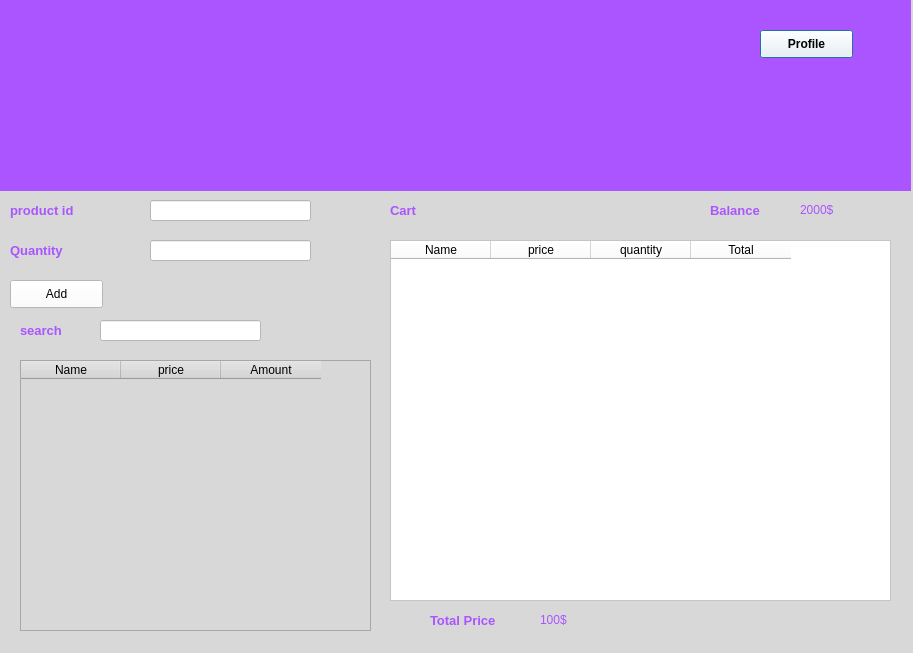
<?xml version="1.0" encoding="UTF-8"?>
<ui version="4.0">
 <class>Dialog</class>
 <widget class="QDialog" name="Dialog">
  <property name="geometry">
   <rect>
    <x>0</x>
    <y>0</y>
    <width>913</width>
    <height>653</height>
   </rect>
  </property>
  <property name="windowTitle">
   <string>Dialog</string>
  </property>
  <property name="autoFillBackground">
   <bool>false</bool>
  </property>
  <property name="styleSheet">
   <string notr="true">background-color: rgb(216, 216, 216);</string>
  </property>
  <property name="windowFilePath">
   <string/>
  </property>
  <widget class="QWidget" name="widget" native="true">
   <property name="geometry">
    <rect>
     <x>0</x>
     <y>0</y>
     <width>911</width>
     <height>191</height>
    </rect>
   </property>
   <property name="styleSheet">
    <string notr="true">background-color: rgb(170, 85, 255);</string>
   </property>
   <widget class="QPushButton" name="pushButton">
    <property name="geometry">
     <rect>
      <x>760</x>
      <y>30</y>
      <width>93</width>
      <height>28</height>
     </rect>
    </property>
    <property name="font">
     <font>
      <weight>75</weight>
      <bold>true</bold>
     </font>
    </property>
    <property name="styleSheet">
     <string notr="true">background-color: rgb(255, 255, 255);</string>
    </property>
    <property name="text">
     <string>Profile</string>
    </property>
   </widget>
  </widget>
  <widget class="QLabel" name="label_4">
   <property name="geometry">
    <rect>
     <x>10</x>
     <y>240</y>
     <width>131</width>
     <height>21</height>
    </rect>
   </property>
   <property name="font">
    <font>
     <pointsize>10</pointsize>
     <weight>75</weight>
     <bold>true</bold>
    </font>
   </property>
   <property name="styleSheet">
    <string notr="true">color: rgb(170, 85, 255);</string>
   </property>
   <property name="text">
    <string>Quantity</string>
   </property>
  </widget>
  <widget class="QPushButton" name="pushButton_2">
   <property name="geometry">
    <rect>
     <x>10</x>
     <y>280</y>
     <width>93</width>
     <height>28</height>
    </rect>
   </property>
   <property name="styleSheet">
    <string notr="true">background-color: rgb(255, 255, 255);</string>
   </property>
   <property name="text">
    <string>Add</string>
   </property>
  </widget>
  <widget class="QTableWidget" name="tableWidget">
   <property name="geometry">
    <rect>
     <x>20</x>
     <y>360</y>
     <width>351</width>
     <height>271</height>
    </rect>
   </property>
   <column>
    <property name="text">
     <string>Name</string>
    </property>
   </column>
   <column>
    <property name="text">
     <string>price</string>
    </property>
   </column>
   <column>
    <property name="text">
     <string>Amount</string>
    </property>
   </column>
  </widget>
  <widget class="QLabel" name="label_7">
   <property name="geometry">
    <rect>
     <x>390</x>
     <y>200</y>
     <width>131</width>
     <height>21</height>
    </rect>
   </property>
   <property name="font">
    <font>
     <pointsize>10</pointsize>
     <weight>75</weight>
     <bold>true</bold>
    </font>
   </property>
   <property name="styleSheet">
    <string notr="true">color: rgb(170, 85, 255);</string>
   </property>
   <property name="text">
    <string>Cart</string>
   </property>
  </widget>
  <widget class="QTableWidget" name="tableWidget_2">
   <property name="geometry">
    <rect>
     <x>390</x>
     <y>240</y>
     <width>501</width>
     <height>361</height>
    </rect>
   </property>
   <property name="styleSheet">
    <string notr="true">background-color: rgb(255, 255, 255);</string>
   </property>
   <column>
    <property name="text">
     <string>Name</string>
    </property>
   </column>
   <column>
    <property name="text">
     <string>price</string>
    </property>
   </column>
   <column>
    <property name="text">
     <string>quantity</string>
    </property>
   </column>
   <column>
    <property name="text">
     <string>Total</string>
    </property>
   </column>
  </widget>
  <widget class="QLabel" name="label_8">
   <property name="geometry">
    <rect>
     <x>430</x>
     <y>610</y>
     <width>101</width>
     <height>21</height>
    </rect>
   </property>
   <property name="font">
    <font>
     <pointsize>10</pointsize>
     <weight>75</weight>
     <bold>true</bold>
    </font>
   </property>
   <property name="styleSheet">
    <string notr="true">color: rgb(170, 85, 255);</string>
   </property>
   <property name="text">
    <string>Total Price</string>
   </property>
  </widget>
  <widget class="QLabel" name="label_10">
   <property name="geometry">
    <rect>
     <x>710</x>
     <y>200</y>
     <width>101</width>
     <height>21</height>
    </rect>
   </property>
   <property name="font">
    <font>
     <pointsize>10</pointsize>
     <weight>75</weight>
     <bold>true</bold>
    </font>
   </property>
   <property name="styleSheet">
    <string notr="true">color: rgb(170, 85, 255);</string>
   </property>
   <property name="text">
    <string>Balance</string>
   </property>
  </widget>
  <widget class="QLabel" name="label_11">
   <property name="geometry">
    <rect>
     <x>800</x>
     <y>200</y>
     <width>91</width>
     <height>20</height>
    </rect>
   </property>
   <property name="styleSheet">
    <string notr="true">color: rgb(170, 85, 255);
font: 75 10pt &quot;MS Shell Dlg 2&quot;;</string>
   </property>
   <property name="text">
    <string>2000$</string>
   </property>
  </widget>
  <widget class="QLineEdit" name="lineEdit_2">
   <property name="geometry">
    <rect>
     <x>150</x>
     <y>240</y>
     <width>161</width>
     <height>21</height>
    </rect>
   </property>
   <property name="styleSheet">
    <string notr="true">background-color: rgb(255, 255, 255);</string>
   </property>
  </widget>
  <widget class="QLabel" name="label_12">
   <property name="geometry">
    <rect>
     <x>540</x>
     <y>610</y>
     <width>91</width>
     <height>20</height>
    </rect>
   </property>
   <property name="styleSheet">
    <string notr="true">color: rgb(170, 85, 255);
font: 75 10pt &quot;MS Shell Dlg 2&quot;;</string>
   </property>
   <property name="text">
    <string>100$</string>
   </property>
  </widget>
  <widget class="QLineEdit" name="lineEdit">
   <property name="geometry">
    <rect>
     <x>100</x>
     <y>320</y>
     <width>161</width>
     <height>21</height>
    </rect>
   </property>
   <property name="styleSheet">
    <string notr="true">background-color: rgb(255, 255, 255);</string>
   </property>
   <property name="text">
    <string/>
   </property>
  </widget>
  <widget class="QLabel" name="label">
   <property name="geometry">
    <rect>
     <x>20</x>
     <y>320</y>
     <width>71</width>
     <height>21</height>
    </rect>
   </property>
   <property name="font">
    <font>
     <pointsize>10</pointsize>
     <weight>75</weight>
     <bold>true</bold>
    </font>
   </property>
   <property name="styleSheet">
    <string notr="true">color: rgb(170, 85, 255);</string>
   </property>
   <property name="text">
    <string>search</string>
   </property>
  </widget>
  <widget class="QLineEdit" name="lineEdit_3">
   <property name="geometry">
    <rect>
     <x>150</x>
     <y>200</y>
     <width>161</width>
     <height>21</height>
    </rect>
   </property>
   <property name="styleSheet">
    <string notr="true">background-color: rgb(255, 255, 255);</string>
   </property>
   <property name="text">
    <string/>
   </property>
  </widget>
  <widget class="QLabel" name="label_5">
   <property name="geometry">
    <rect>
     <x>10</x>
     <y>200</y>
     <width>131</width>
     <height>21</height>
    </rect>
   </property>
   <property name="font">
    <font>
     <pointsize>10</pointsize>
     <weight>75</weight>
     <bold>true</bold>
    </font>
   </property>
   <property name="styleSheet">
    <string notr="true">color: rgb(170, 85, 255);</string>
   </property>
   <property name="text">
    <string>product id </string>
   </property>
  </widget>
 </widget>
 <resources/>
 <connections/>
</ui>
